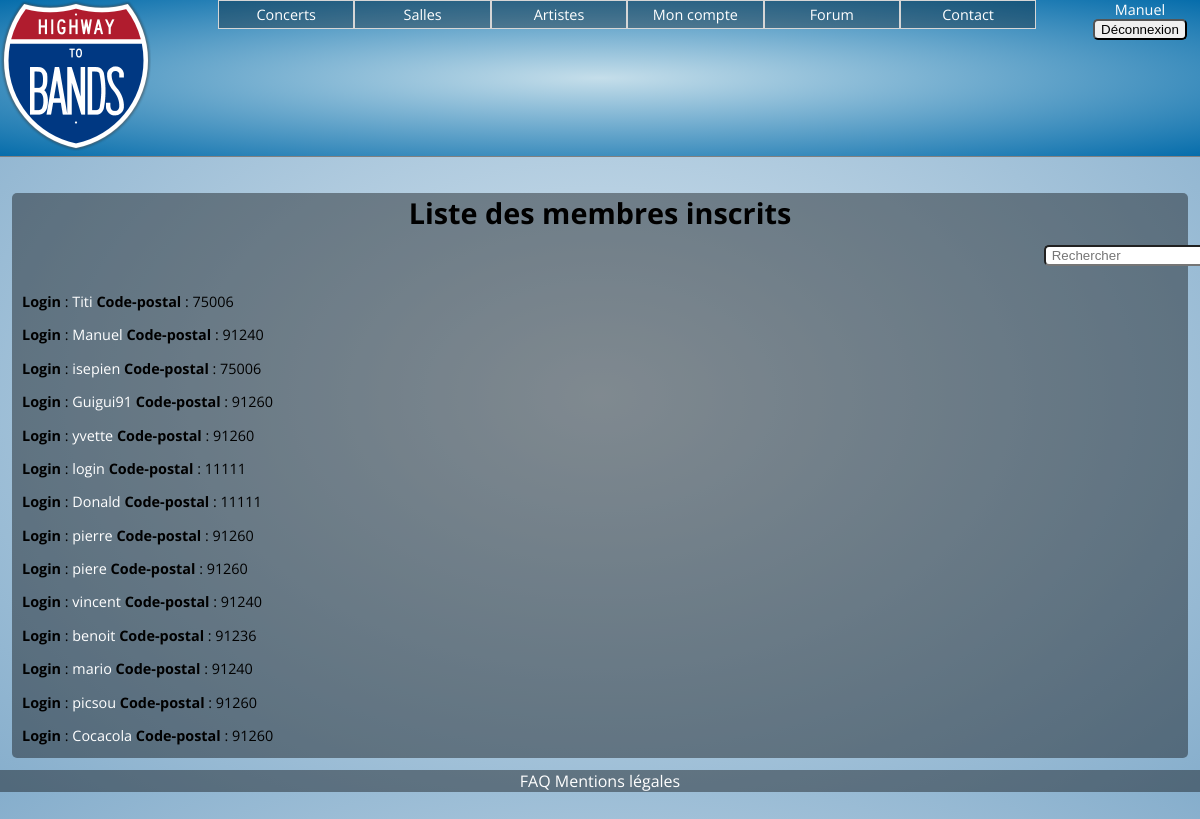
Screenshot of /HTB/index.php?page=liste_membre (signed in) with the database file from the repository.
### tables this page shows
CREATE TABLE IF NOT EXISTS `membre` (
  `id` int(11) NOT NULL AUTO_INCREMENT,
  `login` varchar(20) DEFAULT NULL,
  `password` varchar(255) DEFAULT NULL,
  `zipcode` varchar(5) DEFAULT NULL,
  `mail` varchar(45) DEFAULT NULL,
  `photo` varchar(255) DEFAULT NULL,
  `name` varchar(255) DEFAULT NULL,
  PRIMARY KEY (`id`),
  UNIQUE KEY `login_UNIQUE` (`login`)
);

### HTB/controleurs/liste_membre.php (called while the page is built)
<?php
require('modeles/membre.php');
$membres=liste_membre();
include('vues/liste_membre.php');
?>

### HTB/modeles/membre.php (called while the page is built, shortened)
<?php
function liste_membre(){
	global $bdd;
$res = "SELECT * from membre";
$req = $bdd-> query($res) or die(print_r($bdd->errorInfo()));
 	 	return $req;
}
?>

### HTB/vues/liste_membre.php (the view, shortened to what this page needs)
<!DOCTYPE html>
<html>
<head>
	<link rel="stylesheet" href="css/style.css" />
</head>
<body>
	<?php include 'vues/header.php' ?>
<div id="contenu">
		<div id="banniere"><h1>Liste des membres inscrits</h1>
		</div>
	<div class="liste">
<?php
while ($donnees = $membres->fetch())
{
?>
    <p>
    <strong>Login</strong> : <a href="index.php?page=compte&id=<?php echo $donnees['id']; ?>"><?php echo $donnees['login']; ?></a>
    <strong>Code-postal</strong> : <?php echo $donnees['zipcode']; ?><br />
   </p>
<?php
}
?><?php echo count($donnees); ?>
			</div>
		</div>
<?php include 'controleurs/footer.php' ?>
</body>
</html>

### HTB/css/style.css (style rules this page uses)
#banniere { width: 100%; text-align: center; font-size: 0.9em; margin-bottom: 3%; color: black; }
#contenu { margin-left: 1%; margin-right: 1%; border-radius: 5px; background-color: rgba(0, 0, 0, 0.4); display: block; }
.liste { display: inline-block; width: 48%; height: 470px; padding: 10px; color: black; font-size: 0.9em; margin : auto; vertical-align: top; max-height: auto; overflow-y: scroll; }

### HTB/css/header_style.css (style rules this page uses)
html, body { margin: 0; padding: 0; font-family: 'Open Sans', sans-serif; background: rgb(212,228,239); background: -moz-radial-gradient(center, ellipse cover, rgba(212,228,239,1) 0%, rgba(134,174,204,1) 100%); background: -webkit-gradient(radial, center center, 0px, center center, 100%, color-stop(0%,rgba(212,228,239,1)), color-stop(100%,rgba(134,174,204,1))); background: -webkit-radial-gradient(center, ellipse cover, rgba(212,228,239,1) 0%,rgba(134,174,204,1) 100%); background: -o-radial-gradient(center, ellipse cover, rgba(212,228,239,1) 0%,rgba(134,174,204,1) 100%); background: -ms-radial-gradient(center, ellipse cover, rgba(212,228,239,1) 0%,rgba(134,174,204,1) 100%); background: radial-gradient(ellipse at center, rgba(212,228,239,1) 0%,rgba(134,174,204,1) 100%); background-size: cover; min-width: 800px; min-width: 1024px; }
a { text-decoration: none; color: white; }

### rows the page displays
membre: login "Titi", zipcode "75006"
membre: login "Manuel", zipcode "91240"
membre: login "isepien", zipcode "75006"
membre: login "Guigui91", zipcode "91260"
membre: login "yvette", zipcode "91260"
membre: login "login", zipcode "11111"
membre: login "Donald", zipcode "11111"
membre: login "pierre", zipcode "91260"
membre: login "piere", zipcode "91260"
membre: login "vincent", zipcode "91240"
membre: login "benoit", zipcode "91236"
membre: login "mario", zipcode "91240"
membre: login "picsou", zipcode "91260"
membre: login "Cocacola", zipcode "91260"

### other values shown
$_SESSION['login'] "Manuel"
